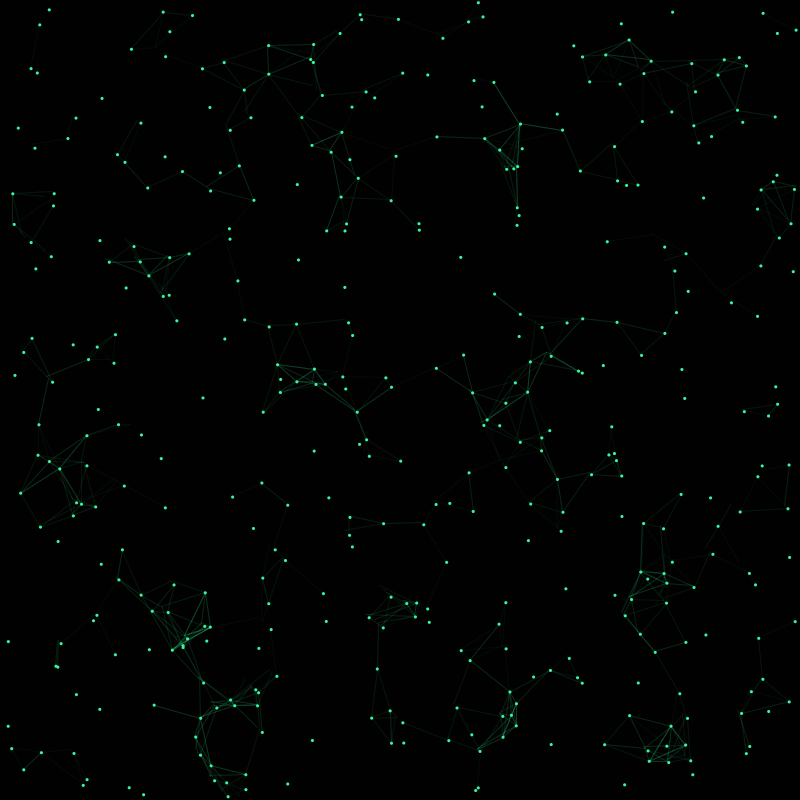
Frame 1 (no input)
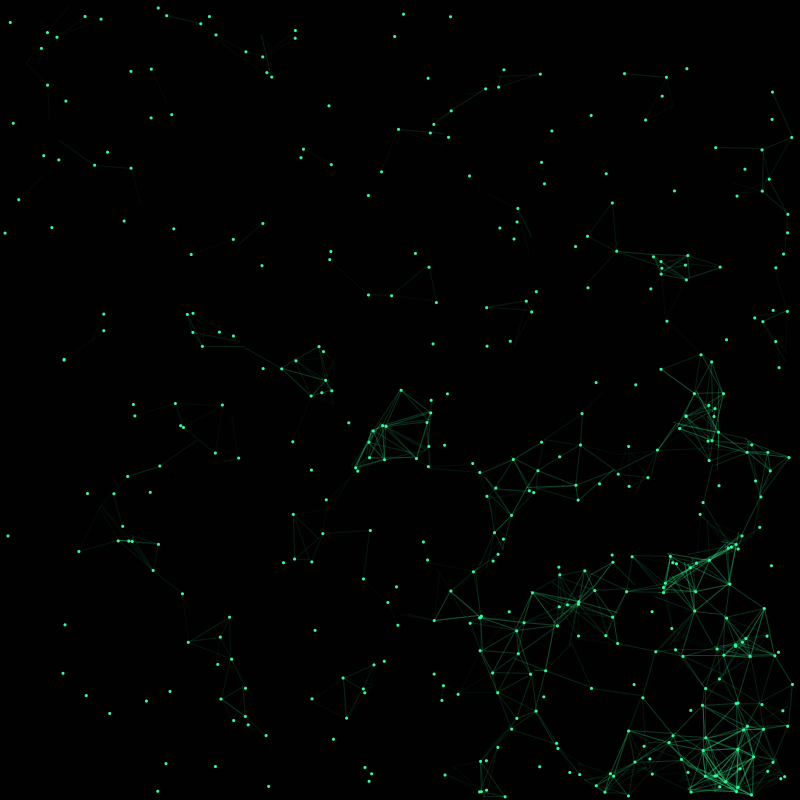
Frame 60 (the mouse pressed at the canvas centre just before this capture)
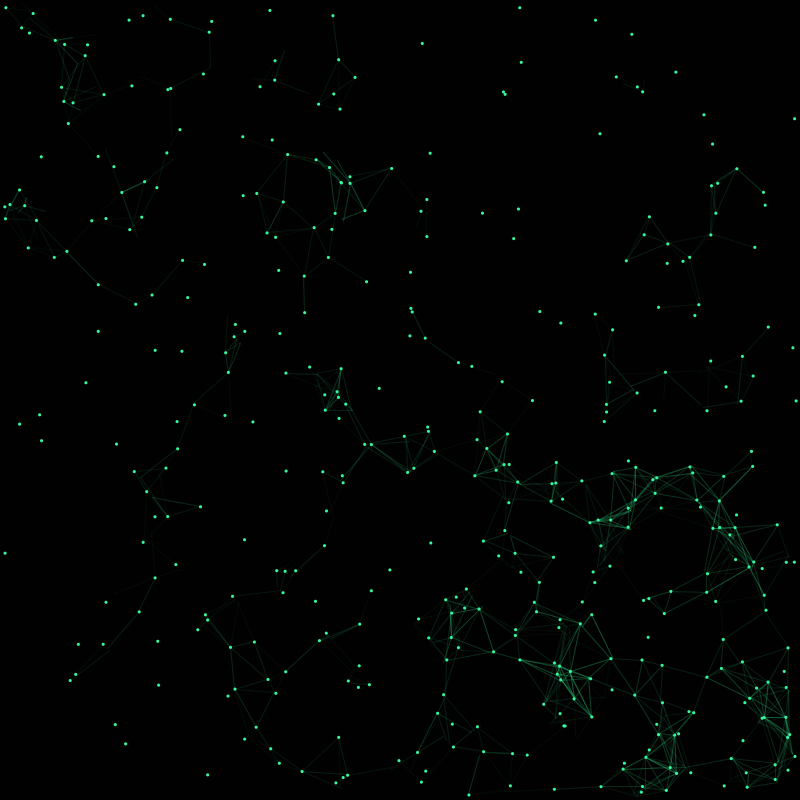
Frame 120 (the mouse held since frame 60 and released just before this capture)

The Processing sketch that drew these frames (run headless with seeded random() and noise(); from frame 60 on, the mouse is pressed at the canvas centre):

// Processing sketch: sketch_17031b
// ── sketch_17031b.pde
ArrayList arr;
boolean flag=true;
int distance= 50;
void setup()
{
  size(800,800);
  smooth();
  arr = new ArrayList();
  for (int i=0;i<420;i++)
  {
    Particle P = new Particle();
    arr.add(P);
  }
}
void mousePressed()
{
}
void draw()
{
  background(1);
  for (int i=0;i<arr.size();i++)
  {
    Particle Pn1 = (Particle) arr.get(i);
    Pn1.display();
    Pn1.update();
    for (int j = i + 1; j < arr.size(); j++) {
      Particle Pn2 = (Particle) arr.get(j);
      Pn2.update();
      if (dist(Pn1.x, Pn1.y, Pn2.x, Pn2.y)< distance)
      {
        for (int k = j + 1; k < arr.size(); k++) {
          Particle Pn3 = (Particle) arr.get(k);
          if (dist(Pn3.x, Pn3.y, Pn2.x, Pn2.y)< distance) {
            if (flag) {
              stroke(255, 10);
              fill(Pn3.c, 95); // method to access the class property
            }
            else {
              noFill();
              strokeWeight(1);
              stroke(0, 0);
            }
            beginShape(LINES);
            stroke(53,248,159,10);
            vertex(Pn1.x, Pn1.y);
            vertex(Pn2.x, Pn2.y);
            vertex(Pn3.x, Pn3.y);
            endShape();
          }
 
          Pn3.update();
        }
      }
    }
  }
}
 
void keyPressed()
{
  flag=!flag;
}
class Particle {
  float x, y, r;
  color c;
  int i=1, j=1;
  Particle( )
  {
    x = random(0, width);
    y = random(0, height);
    r = random(PI,PI);
    c = color(#35F89F);
  }
 
  void display()
  {
    pushStyle();
    noStroke();
    fill(c);
    ellipse(x, y, r, r);
    popStyle();
  }
 
  void update()
  {
    x = x + j*0.01;
    y = y + i*0.01;
    if (y > height-r) i=-1;
    if (y < 0+r) i=1;
    if (x > width-r) j=-1;
    if (x < 0+r) j=1;
  }
}
